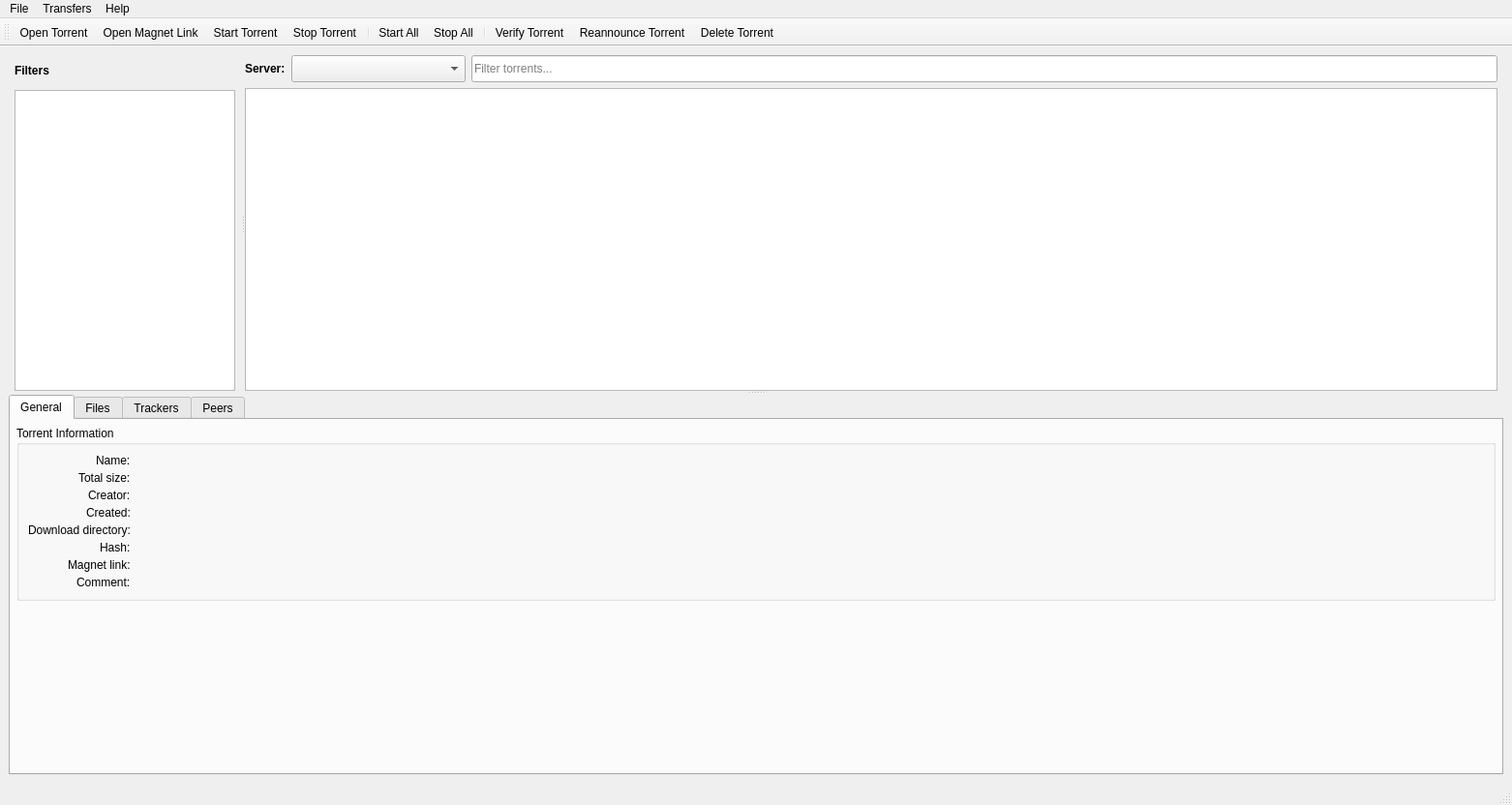
<?xml version="1.0" encoding="UTF-8"?>
<ui version="4.0">
 <class>MainWindow</class>
 <widget class="QMainWindow" name="MainWindow">
  <property name="geometry">
   <rect>
    <x>0</x>
    <y>0</y>
    <width>1562</width>
    <height>832</height>
   </rect>
  </property>
  <property name="windowTitle">
   <string>MainWindow</string>
  </property>
  <widget class="QWidget" name="centralwidget">
   <layout class="QVBoxLayout" name="verticalLayout">
    <item>
     <widget class="QSplitter" name="splitter_2">
      <property name="sizePolicy">
       <sizepolicy hsizetype="Expanding" vsizetype="Expanding">
        <horstretch>0</horstretch>
        <verstretch>0</verstretch>
       </sizepolicy>
      </property>
      <property name="orientation">
       <enum>Qt::Orientation::Vertical</enum>
      </property>
      <widget class="QSplitter" name="splitter">
       <property name="sizePolicy">
        <sizepolicy hsizetype="Expanding" vsizetype="Expanding">
         <horstretch>0</horstretch>
         <verstretch>0</verstretch>
        </sizepolicy>
       </property>
       <property name="orientation">
        <enum>Qt::Orientation::Horizontal</enum>
       </property>
       <widget class="QWidget" name="filterPanel" native="true">
        <property name="sizePolicy">
         <sizepolicy hsizetype="Fixed" vsizetype="Expanding">
          <horstretch>0</horstretch>
          <verstretch>0</verstretch>
         </sizepolicy>
        </property>
        <property name="minimumSize">
         <size>
          <width>200</width>
          <height>0</height>
         </size>
        </property>
        <property name="maximumSize">
         <size>
          <width>240</width>
          <height>16777215</height>
         </size>
        </property>
        <layout class="QVBoxLayout" name="verticalLayoutFilterPanel">
         <property name="spacing">
          <number>6</number>
         </property>
         <property name="leftMargin">
          <number>6</number>
         </property>
         <property name="topMargin">
          <number>2</number>
         </property>
         <property name="rightMargin">
          <number>6</number>
         </property>
         <property name="bottomMargin">
          <number>0</number>
         </property>
         <item>
          <widget class="QLabel" name="labelTorrentStatus">
           <property name="minimumSize">
            <size>
             <width>0</width>
             <height>28</height>
            </size>
           </property>
           <property name="font">
            <font>
             <weight>600</weight>
             <bold>true</bold>
            </font>
           </property>
           <property name="text">
            <string>Filters</string>
           </property>
           <property name="alignment">
            <set>Qt::AlignmentFlag::AlignLeading|Qt::AlignmentFlag::AlignLeft|Qt::AlignmentFlag::AlignVCenter</set>
           </property>
          </widget>
         </item>
         <item>
          <widget class="QListWidget" name="listWidget">
           <property name="sizePolicy">
            <sizepolicy hsizetype="Expanding" vsizetype="Expanding">
             <horstretch>0</horstretch>
             <verstretch>0</verstretch>
            </sizepolicy>
           </property>
           <property name="currentRow">
            <number>-1</number>
           </property>
          </widget>
         </item>
        </layout>
       </widget>
       <widget class="QWidget" name="torrentListPanel" native="true">
        <layout class="QVBoxLayout" name="verticalLayoutTorrentList">
         <property name="spacing">
          <number>6</number>
         </property>
         <property name="leftMargin">
          <number>0</number>
         </property>
         <property name="topMargin">
          <number>0</number>
         </property>
         <property name="rightMargin">
          <number>6</number>
         </property>
         <property name="bottomMargin">
          <number>0</number>
         </property>
         <item>
          <layout class="QHBoxLayout" name="horizontalLayoutTorrentControls">
           <property name="spacing">
            <number>6</number>
           </property>
           <item>
            <widget class="QLabel" name="labelServerSelector">
             <property name="font">
              <font>
               <weight>600</weight>
               <bold>true</bold>
              </font>
             </property>
             <property name="text">
              <string>Server:</string>
             </property>
             <property name="buddy">
              <cstring>comboServers</cstring>
             </property>
            </widget>
           </item>
           <item>
            <widget class="QComboBox" name="comboServers">
             <property name="minimumSize">
              <size>
               <width>180</width>
               <height>28</height>
              </size>
             </property>
             <property name="maximumSize">
              <size>
               <width>240</width>
               <height>16777215</height>
              </size>
             </property>
             <property name="toolTip">
              <string>Select Transmission server</string>
             </property>
            </widget>
           </item>
           <item>
            <widget class="QLineEdit" name="editTorrentFilter">
             <property name="minimumSize">
              <size>
               <width>0</width>
               <height>28</height>
              </size>
             </property>
             <property name="toolTip">
              <string>Filter torrents by name</string>
             </property>
             <property name="placeholderText">
              <string>Filter torrents...</string>
             </property>
             <property name="clearButtonEnabled">
              <bool>true</bool>
             </property>
            </widget>
           </item>
          </layout>
         </item>
         <item>
          <widget class="QTableView" name="tableView">
           <property name="selectionMode">
            <enum>QAbstractItemView::SelectionMode::MultiSelection</enum>
           </property>
           <property name="selectionBehavior">
            <enum>QAbstractItemView::SelectionBehavior::SelectRows</enum>
           </property>
           <property name="showGrid">
            <bool>false</bool>
           </property>
           <property name="gridStyle">
            <enum>Qt::PenStyle::NoPen</enum>
           </property>
           <attribute name="horizontalHeaderStretchLastSection">
            <bool>false</bool>
           </attribute>
           <attribute name="verticalHeaderVisible">
            <bool>false</bool>
           </attribute>
           <attribute name="verticalHeaderHighlightSections">
            <bool>false</bool>
           </attribute>
          </widget>
         </item>
        </layout>
       </widget>
      </widget>
      <widget class="QTabWidget" name="tabWidget">
       <property name="minimumSize">
        <size>
         <width>0</width>
         <height>120</height>
        </size>
       </property>
       <property name="maximumSize">
        <size>
         <width>16777215</width>
         <height>16777215</height>
        </size>
       </property>
       <property name="currentIndex">
        <number>0</number>
       </property>
       <widget class="QWidget" name="general">
        <attribute name="title">
         <string>General</string>
        </attribute>
        <layout class="QVBoxLayout" name="verticalLayoutGeneral">
         <property name="spacing">
          <number>6</number>
         </property>
         <property name="leftMargin">
          <number>6</number>
         </property>
         <property name="topMargin">
          <number>6</number>
         </property>
         <property name="rightMargin">
          <number>6</number>
         </property>
         <property name="bottomMargin">
          <number>6</number>
         </property>
         <item>
          <widget class="QGroupBox" name="groupGeneralInfo">
           <property name="sizePolicy">
            <sizepolicy hsizetype="Expanding" vsizetype="Maximum">
             <horstretch>0</horstretch>
             <verstretch>0</verstretch>
            </sizepolicy>
           </property>
           <property name="title">
            <string>Torrent Information</string>
           </property>
           <layout class="QFormLayout" name="formLayoutGeneralInfo">
            <property name="fieldGrowthPolicy">
             <enum>QFormLayout::FieldGrowthPolicy::ExpandingFieldsGrow</enum>
            </property>
            <property name="labelAlignment">
             <set>Qt::AlignmentFlag::AlignRight|Qt::AlignmentFlag::AlignTrailing|Qt::AlignmentFlag::AlignVCenter</set>
            </property>
            <property name="formAlignment">
             <set>Qt::AlignmentFlag::AlignLeading|Qt::AlignmentFlag::AlignLeft|Qt::AlignmentFlag::AlignTop</set>
            </property>
            <property name="horizontalSpacing">
             <number>10</number>
            </property>
            <property name="verticalSpacing">
             <number>4</number>
            </property>
            <item row="0" column="0">
             <widget class="QLabel" name="labelGeneralNameCaption">
              <property name="text">
               <string>Name:</string>
              </property>
             </widget>
            </item>
            <item row="0" column="1">
             <widget class="QLabel" name="labelGeneralName">
              <property name="sizePolicy">
               <sizepolicy hsizetype="Expanding" vsizetype="Preferred">
                <horstretch>1</horstretch>
                <verstretch>0</verstretch>
               </sizepolicy>
              </property>
              <property name="text">
               <string/>
              </property>
              <property name="wordWrap">
               <bool>true</bool>
              </property>
              <property name="textInteractionFlags">
               <set>Qt::TextInteractionFlag::TextSelectableByMouse</set>
              </property>
             </widget>
            </item>
            <item row="1" column="0">
             <widget class="QLabel" name="labelGeneralTotalSizeCaption">
              <property name="text">
               <string>Total size:</string>
              </property>
             </widget>
            </item>
            <item row="1" column="1">
             <widget class="QLabel" name="labelGeneralTotalSize">
              <property name="text">
               <string/>
              </property>
              <property name="textInteractionFlags">
               <set>Qt::TextInteractionFlag::TextSelectableByMouse</set>
              </property>
             </widget>
            </item>
            <item row="2" column="0">
             <widget class="QLabel" name="labelGeneralCreatorCaption">
              <property name="text">
               <string>Creator:</string>
              </property>
             </widget>
            </item>
            <item row="2" column="1">
             <widget class="QLabel" name="labelGeneralCreator">
              <property name="sizePolicy">
               <sizepolicy hsizetype="Expanding" vsizetype="Preferred">
                <horstretch>1</horstretch>
                <verstretch>0</verstretch>
               </sizepolicy>
              </property>
              <property name="text">
               <string/>
              </property>
              <property name="wordWrap">
               <bool>true</bool>
              </property>
              <property name="textInteractionFlags">
               <set>Qt::TextInteractionFlag::TextSelectableByMouse</set>
              </property>
             </widget>
            </item>
            <item row="3" column="0">
             <widget class="QLabel" name="labelGeneralCreatedCaption">
              <property name="text">
               <string>Created:</string>
              </property>
             </widget>
            </item>
            <item row="3" column="1">
             <widget class="QLabel" name="labelGeneralCreated">
              <property name="text">
               <string/>
              </property>
              <property name="textInteractionFlags">
               <set>Qt::TextInteractionFlag::TextSelectableByMouse</set>
              </property>
             </widget>
            </item>
            <item row="4" column="0">
             <widget class="QLabel" name="labelGeneralDownloadDirCaption">
              <property name="text">
               <string>Download directory:</string>
              </property>
             </widget>
            </item>
            <item row="4" column="1">
             <widget class="QLabel" name="labelGeneralDownloadDir">
              <property name="sizePolicy">
               <sizepolicy hsizetype="Expanding" vsizetype="Preferred">
                <horstretch>1</horstretch>
                <verstretch>0</verstretch>
               </sizepolicy>
              </property>
              <property name="text">
               <string/>
              </property>
              <property name="wordWrap">
               <bool>true</bool>
              </property>
              <property name="textInteractionFlags">
               <set>Qt::TextInteractionFlag::TextSelectableByMouse</set>
              </property>
             </widget>
            </item>
            <item row="5" column="0">
             <widget class="QLabel" name="labelGeneralHashCaption">
              <property name="text">
               <string>Hash:</string>
              </property>
             </widget>
            </item>
            <item row="5" column="1">
             <widget class="QLabel" name="labelGeneralHash">
              <property name="sizePolicy">
               <sizepolicy hsizetype="Expanding" vsizetype="Preferred">
                <horstretch>1</horstretch>
                <verstretch>0</verstretch>
               </sizepolicy>
              </property>
              <property name="text">
               <string/>
              </property>
              <property name="textInteractionFlags">
               <set>Qt::TextInteractionFlag::TextSelectableByMouse</set>
              </property>
             </widget>
            </item>
            <item row="6" column="0">
             <widget class="QLabel" name="labelGeneralMagnetCaption">
              <property name="text">
               <string>Magnet link:</string>
              </property>
             </widget>
            </item>
            <item row="6" column="1">
             <widget class="QLabel" name="lineGeneralMagnet">
              <property name="sizePolicy">
               <sizepolicy hsizetype="Expanding" vsizetype="Fixed">
                <horstretch>1</horstretch>
                <verstretch>0</verstretch>
               </sizepolicy>
              </property>
              <property name="textInteractionFlags">
               <set>Qt::TextInteractionFlag::TextSelectableByMouse</set>
              </property>
             </widget>
            </item>
            <item row="7" column="0">
             <widget class="QLabel" name="labelGeneralCommentCaption">
              <property name="text">
               <string>Comment:</string>
              </property>
             </widget>
            </item>
            <item row="7" column="1">
             <widget class="QLabel" name="labelGeneralComment">
              <property name="sizePolicy">
               <sizepolicy hsizetype="Expanding" vsizetype="Preferred">
                <horstretch>1</horstretch>
                <verstretch>0</verstretch>
               </sizepolicy>
              </property>
              <property name="minimumSize">
               <size>
                <width>300</width>
                <height>0</height>
               </size>
              </property>
              <property name="text">
               <string/>
              </property>
              <property name="textFormat">
               <enum>Qt::TextFormat::RichText</enum>
              </property>
              <property name="wordWrap">
               <bool>true</bool>
              </property>
              <property name="openExternalLinks">
               <bool>true</bool>
              </property>
              <property name="textInteractionFlags">
               <set>Qt::TextInteractionFlag::TextBrowserInteraction</set>
              </property>
             </widget>
            </item>
           </layout>
          </widget>
         </item>
         <item>
          <spacer name="verticalSpacerGeneral">
           <property name="orientation">
            <enum>Qt::Orientation::Vertical</enum>
           </property>
           <property name="sizeType">
            <enum>QSizePolicy::Policy::Expanding</enum>
           </property>
           <property name="sizeHint" stdset="0">
            <size>
             <width>20</width>
             <height>20</height>
            </size>
           </property>
          </spacer>
         </item>
        </layout>
       </widget>
       <widget class="QWidget" name="fileList">
        <attribute name="title">
         <string>Files</string>
        </attribute>
        <layout class="QVBoxLayout" name="verticalLayoutFiles">
         <property name="spacing">
          <number>6</number>
         </property>
         <property name="leftMargin">
          <number>4</number>
         </property>
         <property name="topMargin">
          <number>4</number>
         </property>
         <property name="rightMargin">
          <number>4</number>
         </property>
         <property name="bottomMargin">
          <number>4</number>
         </property>
         <item>
          <widget class="QLineEdit" name="editFileFilter">
           <property name="placeholderText">
            <string>Search files...</string>
           </property>
          </widget>
         </item>
         <item>
          <widget class="QTreeView" name="fileTreeWidget">
           <attribute name="headerVisible">
            <bool>true</bool>
           </attribute>
           <attribute name="headerStretchLastSection">
            <bool>false</bool>
           </attribute>
          </widget>
         </item>
        </layout>
       </widget>
       <widget class="QWidget" name="trackers">
        <attribute name="title">
         <string>Trackers</string>
        </attribute>
        <layout class="QVBoxLayout" name="verticalLayoutTrackers">
         <property name="leftMargin">
          <number>4</number>
         </property>
         <property name="topMargin">
          <number>4</number>
         </property>
         <property name="rightMargin">
          <number>4</number>
         </property>
         <property name="bottomMargin">
          <number>4</number>
         </property>
         <item>
          <widget class="QTableWidget" name="trackerTableWidget">
           <property name="editTriggers">
            <set>QAbstractItemView::EditTrigger::NoEditTriggers</set>
           </property>
           <property name="alternatingRowColors">
            <bool>true</bool>
           </property>
           <property name="selectionBehavior">
            <enum>QAbstractItemView::SelectionBehavior::SelectRows</enum>
           </property>
           <property name="showGrid">
            <bool>false</bool>
           </property>
           <property name="sortingEnabled">
            <bool>true</bool>
           </property>
          </widget>
         </item>
        </layout>
       </widget>
       <widget class="QWidget" name="peers">
        <attribute name="title">
         <string>Peers</string>
        </attribute>
        <layout class="QHBoxLayout" name="horizontalLayout_2">
         <property name="leftMargin">
          <number>4</number>
         </property>
         <property name="topMargin">
          <number>4</number>
         </property>
         <property name="rightMargin">
          <number>4</number>
         </property>
         <property name="bottomMargin">
          <number>4</number>
         </property>
         <item>
          <widget class="QTableWidget" name="peerTableWidget">
           <property name="showGrid">
            <bool>false</bool>
           </property>
           <attribute name="verticalHeaderVisible">
            <bool>false</bool>
           </attribute>
          </widget>
         </item>
        </layout>
       </widget>
      </widget>
     </widget>
    </item>
   </layout>
  </widget>
  <widget class="QMenuBar" name="menubar">
   <property name="geometry">
    <rect>
     <x>0</x>
     <y>0</y>
     <width>1562</width>
     <height>24</height>
    </rect>
   </property>
   <widget class="QMenu" name="menuFile">
    <property name="title">
     <string>File</string>
    </property>
    <addaction name="action_Open_Torrent"/>
    <addaction name="actionOpen_Torrent_URL"/>
   <addaction name="actionAdd_Torrent_from_Magnet_Link"/>
   <addaction name="separator"/>
    <addaction name="actionServer_Setup"/>
    <addaction name="actionSettings"/>
    <addaction name="actionManage_Themes"/>
    <addaction name="actionTransmission_Settings"/>
    <addaction name="separator"/>
    <addaction name="actionExport_Settings"/>
    <addaction name="actionImport_Settings"/>
    <addaction name="separator"/>
   <addaction name="actionClose_Window"/>
    <addaction name="actionQuit"/>
   </widget>
  <widget class="QMenu" name="menuTransfers">
   <property name="title">
    <string>Transfers</string>
   </property>
   <addaction name="actionStart_All_Torrents"/>
   <addaction name="actionStop_All_Torrents"/>
   <addaction name="separator"/>
   <addaction name="actionAlternative_Speed_Mode"/>
  </widget>
   <widget class="QMenu" name="menuHelp">
    <property name="title">
     <string>Help</string>
    </property>
    <addaction name="actionAbout"/>
    <addaction name="actionCheckForUpdates"/>
   </widget>
   <addaction name="menuFile"/>
  <addaction name="menuTransfers"/>
   <addaction name="menuHelp"/>
  </widget>
  <widget class="QStatusBar" name="statusbar"/>
  <widget class="QToolBar" name="toolBar">
   <property name="windowTitle">
    <string>toolBar</string>
   </property>
   <attribute name="toolBarArea">
    <enum>TopToolBarArea</enum>
   </attribute>
   <attribute name="toolBarBreak">
    <bool>false</bool>
   </attribute>
   <addaction name="action_Open_Torrent"/>
   <addaction name="actionAdd_Torrent_from_Magnet_Link"/>
   <addaction name="actionStart_Torrent"/>
   <addaction name="actionStop_Torrent"/>
   <addaction name="separator"/>
   <addaction name="actionStart_All_Torrents"/>
   <addaction name="actionStop_All_Torrents"/>
   <addaction name="separator"/>
   <addaction name="actionVerify_Torrent"/>
   <addaction name="actionReannounce"/>
   <addaction name="actionDelete_Torrent"/>
  </widget>
  <action name="action_Open_Torrent">
   <property name="text">
    <string>&amp;Open Torrent...</string>
   </property>
  </action>
  <action name="actionOpen_Torrent_URL">
   <property name="text">
    <string>Open Torrent URL...</string>
   </property>
  </action>
  <action name="actionDelete_Torrent">
   <property name="text">
    <string>Delete Torrent...</string>
   </property>
   <property name="shortcut">
    <string>Del</string>
   </property>
  </action>
  <action name="actionAll">
   <property name="checkable">
    <bool>true</bool>
   </property>
   <property name="checked">
    <bool>true</bool>
   </property>
   <property name="text">
    <string>All</string>
   </property>
  </action>
  <action name="actionDownloading">
   <property name="text">
    <string>Downloading</string>
   </property>
  </action>
  <action name="actionWaiting">
   <property name="text">
    <string>Waiting</string>
   </property>
  </action>
  <action name="actionCompleted">
   <property name="text">
    <string>Completed</string>
   </property>
  </action>
  <action name="actionActive">
   <property name="text">
    <string>Active</string>
   </property>
  </action>
  <action name="actionInactive">
   <property name="text">
    <string>Inactive</string>
   </property>
  </action>
  <action name="actionStopped">
   <property name="text">
    <string>Stopped</string>
   </property>
  </action>
  <action name="actionError">
   <property name="text">
    <string>Error</string>
   </property>
  </action>
  <action name="actionServer_Setup">
   <property name="text">
    <string>Manage Servers...</string>
   </property>
  </action>
  <action name="actionStart_Torrent">
   <property name="text">
    <string>Start Torrent</string>
   </property>
   <property name="menuRole">
    <enum>QAction::MenuRole::TextHeuristicRole</enum>
   </property>
  </action>
  <action name="actionStop_Torrent">
   <property name="text">
    <string>Stop Torrent</string>
   </property>
   <property name="menuRole">
    <enum>QAction::MenuRole::TextHeuristicRole</enum>
   </property>
  </action>
  <action name="actionStart_All_Torrents">
   <property name="text">
    <string>Start All</string>
   </property>
   <property name="toolTip">
    <string>Start all torrents</string>
   </property>
   <property name="menuRole">
    <enum>QAction::MenuRole::NoRole</enum>
   </property>
  </action>
  <action name="actionStop_All_Torrents">
   <property name="text">
    <string>Stop All</string>
   </property>
   <property name="toolTip">
    <string>Stop all torrents</string>
   </property>
   <property name="menuRole">
    <enum>QAction::MenuRole::NoRole</enum>
   </property>
  </action>
  <action name="actionAdd_Torrent_from_Magnet_Link">
   <property name="text">
    <string>Open Magnet Link...</string>
   </property>
   <property name="menuRole">
    <enum>QAction::MenuRole::TextHeuristicRole</enum>
   </property>
  </action>
  <action name="actionReannounce">
   <property name="text">
    <string>Reannounce Torrent</string>
   </property>
   <property name="menuRole">
    <enum>QAction::MenuRole::NoRole</enum>
   </property>
  </action>
  <action name="actionAbout">
   <property name="text">
    <string>About</string>
   </property>
  </action>
  <action name="actionVerify_Torrent">
   <property name="text">
    <string>Verify Torrent</string>
   </property>
   <property name="menuRole">
    <enum>QAction::MenuRole::NoRole</enum>
   </property>
  </action>
  <action name="actionSettings">
   <property name="text">
    <string>Settings…</string>
   </property>
  </action>
  <action name="actionManage_Themes">
   <property name="text">
    <string>Manage Themes…</string>
   </property>
  </action>
  <action name="moveTopAction">
   <property name="text">
    <string>Move to top</string>
   </property>
   <property name="menuRole">
    <enum>QAction::MenuRole::NoRole</enum>
   </property>
  </action>
  <action name="moveUpAction">
   <property name="text">
    <string>Move up</string>
   </property>
   <property name="menuRole">
    <enum>QAction::MenuRole::NoRole</enum>
   </property>
  </action>
  <action name="moveDownAction">
   <property name="text">
    <string>Move down</string>
   </property>
   <property name="menuRole">
    <enum>QAction::MenuRole::NoRole</enum>
   </property>
  </action>
  <action name="moveBottomAction">
   <property name="text">
    <string>Move to bottom</string>
   </property>
   <property name="menuRole">
    <enum>QAction::MenuRole::NoRole</enum>
   </property>
  </action>
  <action name="actionTransmission_Settings">
   <property name="enabled">
    <bool>false</bool>
   </property>
   <property name="text">
    <string>Server Settings...</string>
   </property>
  </action>
  <action name="actionAlternative_Speed_Mode">
   <property name="checkable">
    <bool>true</bool>
   </property>
   <property name="enabled">
    <bool>false</bool>
   </property>
   <property name="text">
    <string>Alternative Speed Mode</string>
   </property>
  </action>
  <action name="actionQuit">
   <property name="text">
    <string>Quit</string>
   </property>
  </action>
  <action name="actionClose_Window">
   <property name="text">
    <string>Close Window</string>
   </property>
  </action>
  <action name="actionForce_Start_Torrent">
   <property name="text">
    <string>Force Start Torrent</string>
   </property>
   <property name="toolTip">
    <string>Force Torrent to Start now</string>
   </property>
   <property name="menuRole">
    <enum>QAction::MenuRole::NoRole</enum>
   </property>
  </action>
  <action name="actionCheckForUpdates">
   <property name="text">
    <string>Check for Updates</string>
   </property>
  </action>
  <action name="actionExport_Settings">
   <property name="text">
    <string>Export Settings...</string>
   </property>
  </action>
  <action name="actionImport_Settings">
   <property name="text">
    <string>Import Settings...</string>
   </property>
  </action>
 </widget>
 <resources>
  <include location="../Resources/resources.qrc"/>
 </resources>
 <connections/>
</ui>
